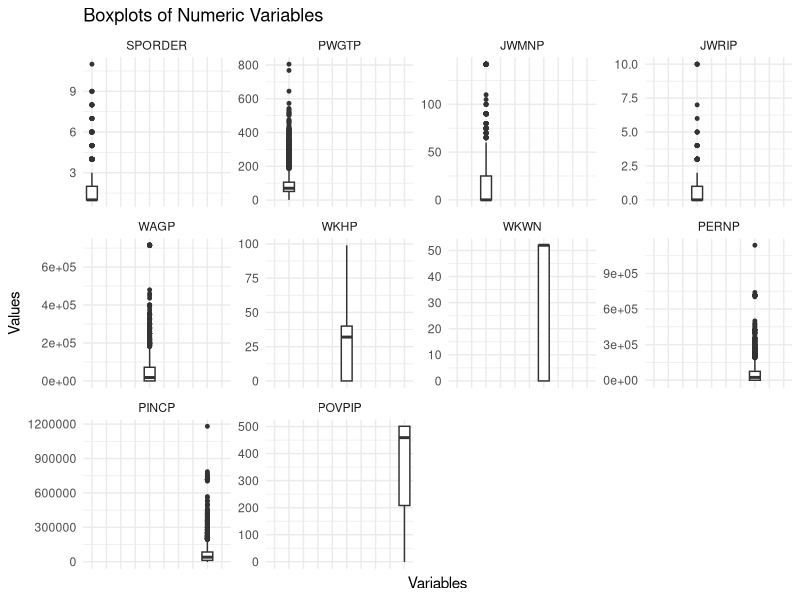
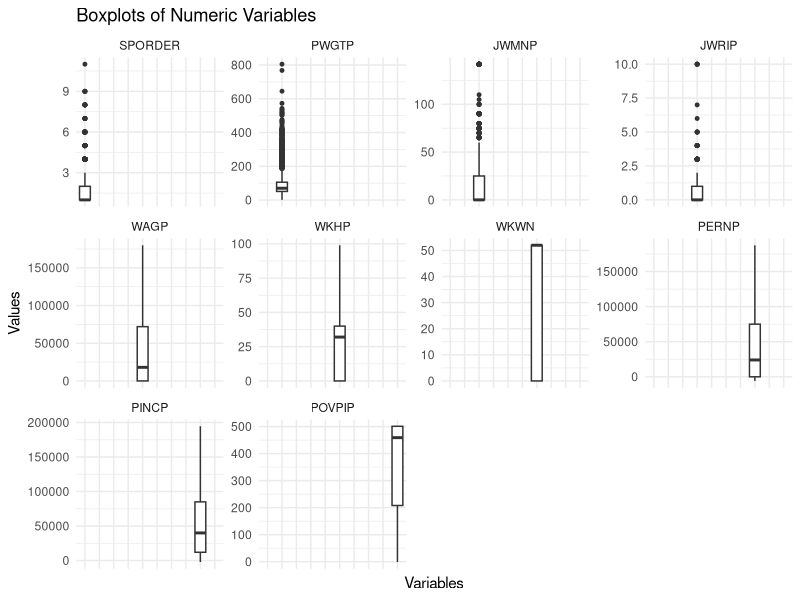
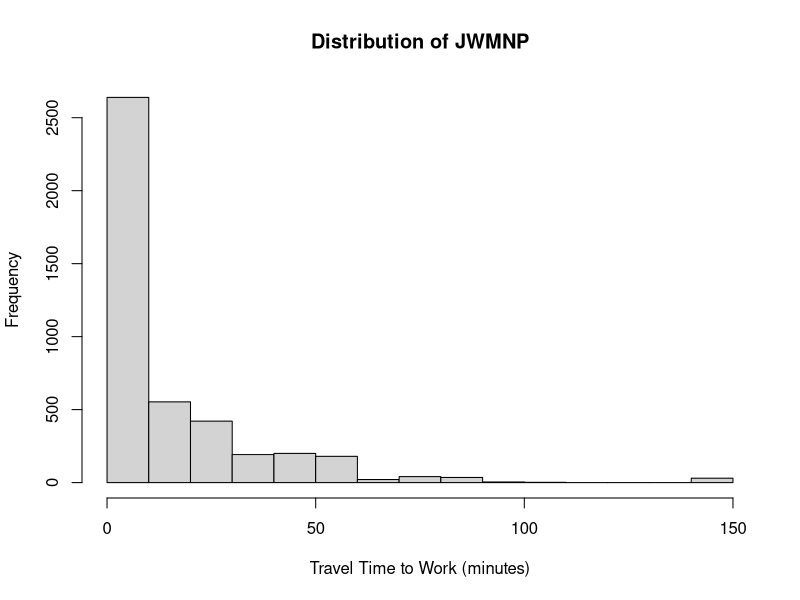
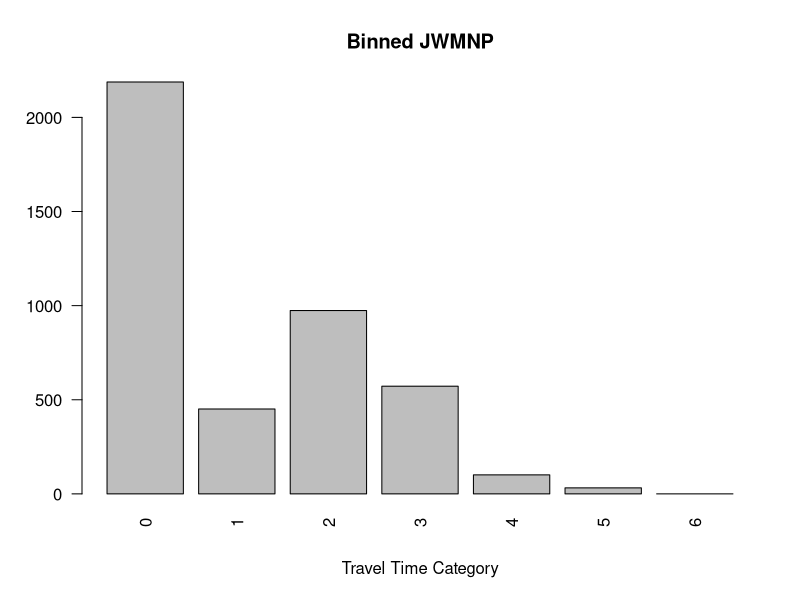
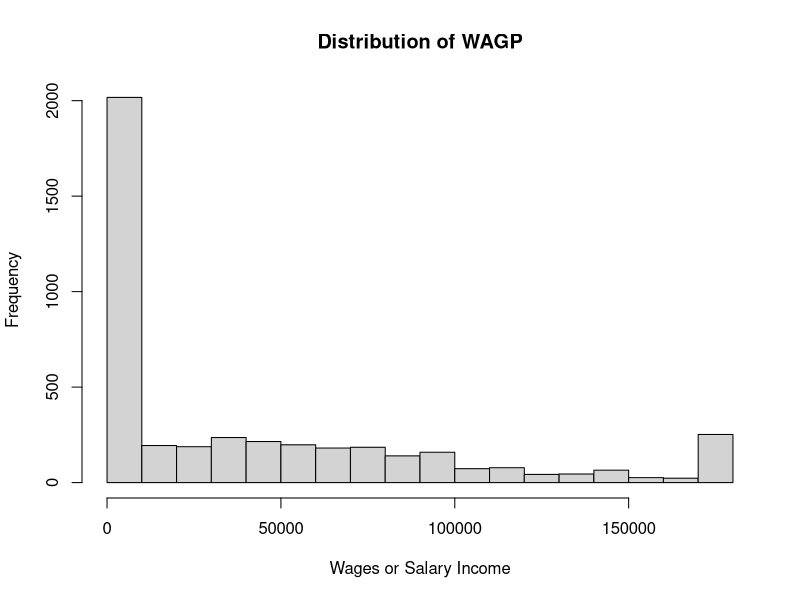
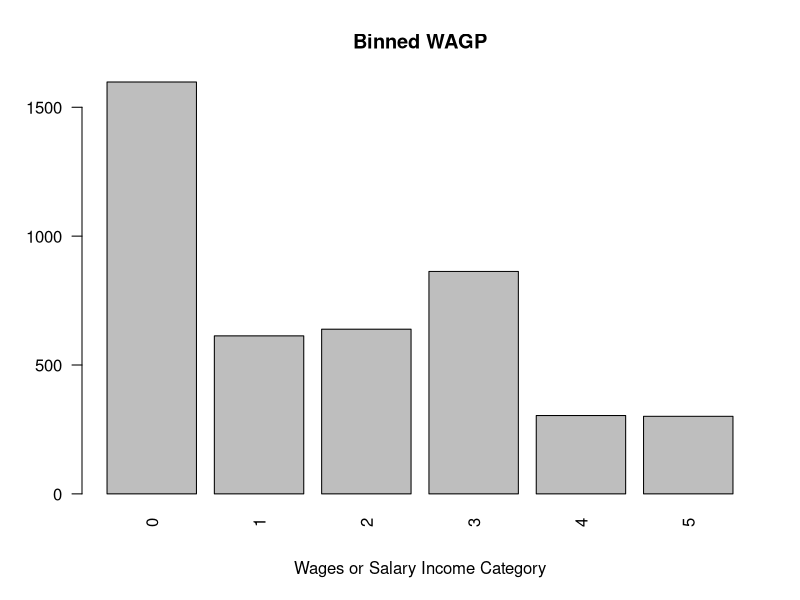
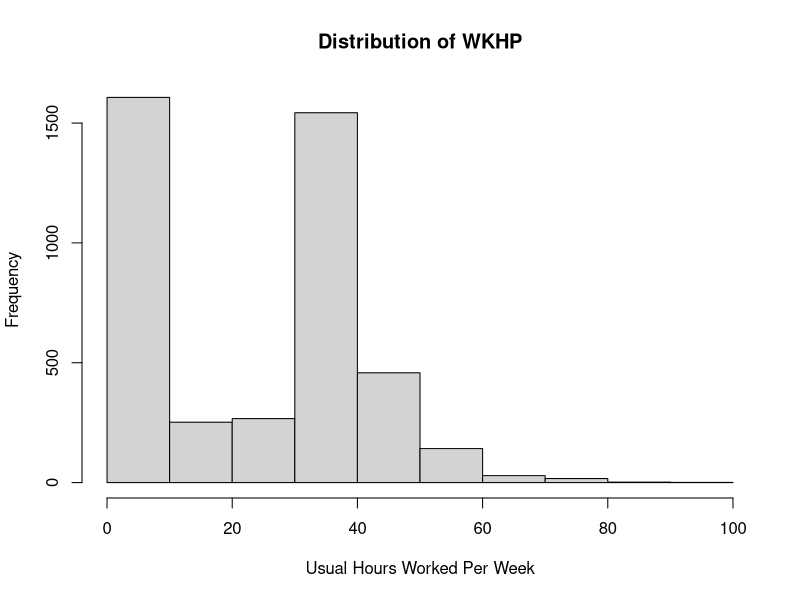
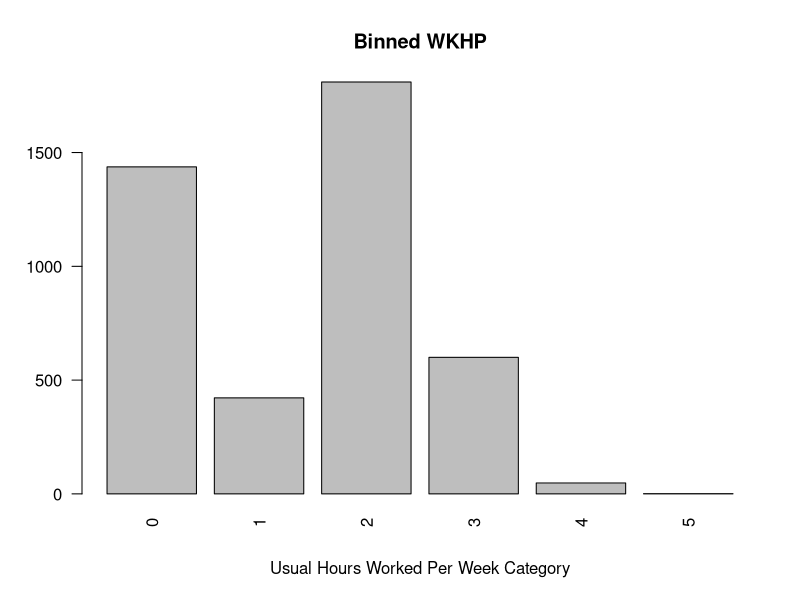

Source code (R) for these figures, in order:
# IMPORT LIBRARIES
install.packages("caret")
install.packages("reshape2")
install.packages("ggplot2")
install.packages("corrplot")
library(caret)
library(reshape2)
library(ggplot2)
library(corrplot)

# LOAD AND INSPECT DATA
# Load the dataset
df <- read.csv('project_data.csv')
# Check dimensions
dim(df)
head(df)

# Remove SERIALNO
df <- df[, !(names(df) %in% c("SERIALNO"))]

# Check for duplicate rows
cat("Number of duplicate rows:", nrow(df[duplicated(df), ]))

# HANDLING NA VALUES
# Check the number of missing values in each column
sapply(df, function(x) sum(is.na(x)))

# Remove the columns with more than 80% of missing values
drop_columns <- names(which(colMeans(is.na(df)) > 0.8))
drop_columns
df <- df[, !names(df) %in% drop_columns]
dim(df)

# Check the number of missing values in each column 
# after dropping columns with more than 80% of missing values
sapply(df, function(x) sum(is.na(x)))

# Mapping for NA imputation for every column containing NA values
impute_map <- list(
  COW = 0, POVPIP = -1, JWRIP = 0, ENG = 0, PERNP = 0, JWMNP = 0, 
  FER = 0, SCIENGRLP = 0, WKHP = 0, GCL = 0, SCIENGP = 0, MARHYP = -1,
  RC = -1, WKWN = 0, POWSP = 0, YOEP = -1, MARHD = 0, POWPUMA = 0, MARHM = 0, 
  PAOC = 0, MARHT = 0, OC = -1, MARHW = 0, MIL = 0, LANP = 0, JWDP = 0, 
  JWAP = 0, INDP = 0, FOD1P = 0, ESR = 0, NWAB = 0, NWAV = 0, DRIVESP = 0, 
  NWLA = 0, DECADE = 0, NWLK = 0, OCCP = 0, NWRE = 0, WRK = 0, JWTRNS = 0)

# Loop through each column and impute the specified value
for (col in names(impute_map)) {
  if (col %in% names(df)) {
    df[[col]][is.na(df[[col]])] <- impute_map[[col]]
  }
}

# Check the number of missing values in each column after imputation
sapply(df, function(x) sum(is.na(x)))

# DATA TYPES CORRECTION
# Check the current data type of each variable
sapply(df, class)

# Convert the columns in cols_to_factor to factors
cols_to_factor <- c("RT", "DIVISION", "PUMA", "REGION",
                   "STATE", "ADJINC", "CIT", "COW", "ENG",
                   "FER", "GCL", "HIMRKS", "HINS1", "HINS2", 
                   "HINS3", "HINS4", "HINS5", "HINS6", "HINS7", "JWTRNS", 
                   "LANX", "MAR", "MARHD", "MARHM", "MARHT", "MARHW", "MIG", 
                   "MIL", "NWAB", "NWAV", "NWLA", "NWLK", "NWRE", "SCH",
                   "SCHL", "SEX", "WRK", "ANC", "ANC1P", "ANC2P", "DECADE", 
                   "DRIVESP", "ESR", "FOD1P", "HICOV", "HISP", "INDP", "JWAP", 
                   "JWDP", "LANP", "MSP", "NATIVITY", "OC", "OCCP", "PAOC",
                   "POBP", "POWPUMA", "POWSP", "PRIVCOV", "PUBCOV", "QTRBIR",
                   "RAC1P", "RAC2P", "RAC3P", "RACAIAN", "RACASN", "RACBLK",
                   "RACNH", "RACNUM", "RACPI", "RACSOR", "RACWHT", "RC", "SCIENGP",
                   "SCIENGRLP", "WAOB", "Class")

df[cols_to_factor] <- lapply(df[cols_to_factor], as.factor)

# Convert integer variables in int_to_numeric to numeric
int_to_numeric <- sapply(df, is.integer)
df[int_to_numeric] <- lapply(df[int_to_numeric], as.numeric)

# Check the data type of each variable after conversion
sapply(df, class)

# REMOVING NEAR ZERO VARIANCE
# Check for near zero variance variables and drop them
low_var_col <- nearZeroVar(df, names = TRUE)
low_var_col
df <- df[, !(names(df) %in% low_var_col)]
dim(df)

# OUTLIERS HANDLING
# Save only numeric columns into numeric_columns
numeric_columns <- sapply(df, is.numeric)
# Convert data into long-format data
df_long <- melt(df[, numeric_columns])

# Visualize numeric data with boxplots
ggplot(df_long, aes(x = variable, y = value)) +
  geom_boxplot(outlier.size = 1) +
  facet_wrap(~ variable, scales = "free_y") +
  theme_minimal() +
  labs(x = "Variables", y = "Values", title = "Boxplots of Numeric Variables") +
  theme(axis.text.x = element_blank(), axis.ticks.x = element_blank())

# Check for outliers using IQR rule
for (col in names(df)[numeric_columns]) {
  Q1 <- quantile(df[[col]], 0.25, na.rm = TRUE)
  Q3 <- quantile(df[[col]], 0.75, na.rm = TRUE)
  IQR <- Q3 - Q1
  LB <- Q1 - 1.5 * IQR
  UB <- Q3 + 1.5 * IQR
  outliers <- df[[col]] < LB | df[[col]] > UB
  outlier_count <- sum(outliers, na.rm = TRUE)
  cat(paste("Column:", col, "- Outliers:", outlier_count, "\n"))
}

# Specify outlier columns we want to handle
outlier_cols_handle <- c("WAGP", "PERNP", "PINCP")

# Handle the outliers based on IQR (assign them to the lower or upper bound)
for (col in outlier_cols_handle) {
  Q1 <- quantile(df[[col]], 0.25, na.rm = TRUE)
  Q3 <- quantile(df[[col]], 0.75, na.rm = TRUE)
  IQR <- Q3 - Q1
  LB <- Q1 - 1.5 * IQR
  UB <- Q3 + 1.5 * IQR
  df[[col]][df[[col]] < LB] <- LB
  df[[col]][df[[col]] > UB] <- UB
}

# Visualize numeric data with boxplots after handling the outliers
df_long <- melt(df[, numeric_columns])

ggplot(df_long, aes(x = variable, y = value)) +
  geom_boxplot(outlier.size = 1) +
  facet_wrap(~ variable, scales = "free_y") +
  theme_minimal() +
  labs(x = "Variables", y = "Values", title = "Boxplots of Numeric Variables") +
  theme(axis.text.x = element_blank(), axis.ticks.x = element_blank())

# BINNING
# Inspect the numeric columns and bin if necessary
# For JWMNP
# Plot the pre-binned histogram
hist(df$JWMNP, 
     main = "Distribution of JWMNP", 
     xlab = "Travel Time to Work (minutes)")

# Bin the values
df$JWMNP <- ifelse(df$JWMNP == 0, 0, # Not a worker or worked from home
            ifelse(df$JWMNP >= 1 & df$JWMNP <= 10, 1, # Short commute
            ifelse(df$JWMNP > 10 & df$JWMNP <= 30, 2, # Moderate commute
            ifelse(df$JWMNP > 30 & df$JWMNP <= 60, 3, # Long commute 
            ifelse(df$JWMNP > 60 & df$JWMNP <= 100, 4, # Very long commute
            ifelse(df$JWMNP > 100 & df$JWMNP <= 200, 5, # Extended commute
            ifelse(df$JWMNP == 888, 6, NA))))))) # Suppressed data

# Convert to factor
df$JWMNP <- factor(df$JWMNP, 
                   levels = 0:6) 

# Plot barplot after binning
barplot(table(df$JWMNP), 
        main = "Binned JWMNP", 
        xlab = "Travel Time Category",
        las = 2)

# For WAGP
# Plot the pre-binned histogram
hist(df$WAGP, 
     main = "Distribution of WAGP", 
     xlab = "Wages or Salary Income")

# Bin the values
df$WAGP <- ifelse(df$WAGP == 0, 0, # No income
           ifelse(df$WAGP <= 20000, 1, # Low income
           ifelse(df$WAGP <= 50000, 2, # Lower-middle income
           ifelse(df$WAGP <= 100000, 3, # Middle income 
           ifelse(df$WAGP <= 150000, 4, 5))))) # Upper-middle income / High income

# Convert to factor
df$WAGP <- factor(df$WAGP, 
                   levels = 0:5) 

# Plot barplot after binning
barplot(table(df$WAGP), 
        main = "Binned WAGP", 
        xlab = "Wages or Salary Income Category",
        las = 2)

#For WKHP
# Plot the pre-binned histogram
hist(df$WKHP, 
     main = "Distribution of WKHP", 
     xlab = "Usual Hours Worked Per Week")

# Bin the values
df$WKHP <- ifelse(df$WKHP == 0, 0,  # Less than 16 years old/did not work during the past 12 months
           ifelse(df$WKHP >= 1 & df$WKHP <= 20, 1,  # Between 1 and 20 hours
           ifelse(df$WKHP > 20 & df$WKHP <= 40, 2,  # Between 20 and 40 hours
           ifelse(df$WKHP > 40 & df$WKHP <= 60, 3,  # Between 40 and 60 hours
           ifelse(df$WKHP > 60 & df$WKHP <= 98, 4,  # Between 60 and 98 hours
           ifelse(df$WKHP >= 99, 5, NA))))))  # 99 or more hours

# Convert to factor
df$WKHP <- factor(df$WKHP, 
                  levels = 0:5) 

# Plot barplot after binning
barplot(table(df$WKHP), 
        main = "Binned WKHP", 
        xlab = "Usual Hours Worked Per Week Category",
        las = 2)

#For WKWN
# Plot the pre-binned histogram
hist(df$WKWN, 
     main = "Distribution of WKWN", 
     xlab = "Weeks Worked")

# Bin the values
df$WKWN <- ifelse(df$WKWN == 0, 0,  # Less than 16 years old/did not work during the past 12 months
           ifelse(df$WKWN >= 1 & df$WKWN <= 13, 1,  # 1-13 weeks (1st quarter)
           ifelse(df$WKWN > 13 & df$WKWN <= 26, 2,  # 14-26 weeks (2nd quarter)
           ifelse(df$WKWN > 26 & df$WKWN <= 39, 3,  # 27-39 weeks (3rd quarter)
           ifelse(df$WKWN > 39 & df$WKWN <= 51, 4,  # 40-51 weeks (almost full year)
           ifelse(df$WKWN == 52, 5, NA))))))  # 52 weeks (full year)

# Convert to factor
df$WKWN <- factor(df$WKWN, 
                  levels = 0:5) 

# Plot barplot after binning
barplot(table(df$WKWN), 
        main = "Binned WKWN", 
        xlab = "Weeks Worked Category",
        las = 2)

#For PERNP
# Plot the pre-binned histogram
hist(df$PERNP, 
     main = "Distribution of PERNP", 
     xlab = "Total Person's Earnings")

# Bin the values
df$PERNP<- ifelse(df$PERNP == 0,0,  # No earnings
           ifelse(df$PERNP == -10000, 1,  # Significant loss
           ifelse(df$PERNP >= -9999 & df$PERNP <= -1, 2,  # Small losses
           ifelse(df$PERNP >= 1 & df$PERNP <= 10000, 3,  # Low earners
           ifelse(df$PERNP > 10000 & df$PERNP <= 50000, 4,  # Middle earners
           ifelse(df$PERNP > 50000 & df$PERNP <= 200000, 5,  # High earners
           ifelse(df$PERNP > 200000, 6, NA)))))))  # Very high earners

# Convert to factor
df$PERNP <- factor(df$PERNP,
                  levels = 0:6) 

# Plot barplot after binning
barplot(table(df$PERNP), 
        main = "Binned PERNP", 
        xlab = "Total Person's Earnings Category",
        las = 2)

#For PINCP
# Plot the pre-binned histogram
hist(df$PINCP, 
     main = "Distribution of PINCP", 
     xlab = "Total Person's Income")

# Bin the values
df$PINCP <- ifelse(df$PINCP == 0, 0,  # No income
            ifelse(df$PINCP == -19998, 1,  # Loss of $19,998 or more
            ifelse(df$PINCP >= -19997 & df$PINCP <= -1, 2,  # Losses between $1 and $19,997
            ifelse(df$PINCP >= 1 & df$PINCP <= 10000, 3,  # Low income
            ifelse(df$PINCP > 10000 & df$PINCP <= 50000, 4,  # Lower middle income
            ifelse(df$PINCP > 50000 & df$PINCP <= 100000, 5,  # Middle to upper middle income
            ifelse(df$PINCP > 100000 & df$PINCP <= 4209995, 6, NA))))))) # High income

# Convert to factor
df$PINCP <- factor(df$PINCP,
                   levels = 0:6) 

# Plot barplot after binning
barplot(table(df$PINCP), 
        main = "Binned PINCP", 
        xlab = "Total Person's Income Category",
        las = 2)

#For POVPIP
# Plot the pre-binned histogram
hist(df$POVPIP, 
     main = "Distribution of POVPIP", 
     xlab = "Income-to-Poverty Ratio")

# Bin the values
df$POVPIP <- ifelse(df$POVPIP == -1, 0,  # Under 15 years
             ifelse(df$POVPIP >= 0 & df$POVPIP <= 99, 1,  # 0 to 99% of the poverty level
             ifelse(df$POVPIP >= 100 & df$POVPIP <= 199, 2,  # 100 to 199% of the poverty level
             ifelse(df$POVPIP >= 200 & df$POVPIP <= 299, 3,  # 200 to 299% of the poverty level
             ifelse(df$POVPIP >= 300 & df$POVPIP <= 399, 4,  # 300 to 399% of the poverty level
             ifelse(df$POVPIP >= 400 & df$POVPIP <= 500, 5,  # 400 to 500% of the poverty level
             ifelse(df$POVPIP == 501, 6, NA)))))))  # 501% or more of the poverty level

# Convert to factor
df$POVPIP <- factor(df$POVPIP,
                   levels = 0:6) 

# Plot barplot after binning
barplot(table(df$POVPIP), 
        main = "Binned POVPIP", 
        xlab = "Income-to-Poverty Ratio Category",
        las = 2)

# CLASS DISTRIBUTION
# Check how the classes are distributed
table(df$Class)
# Check how the classes are distributed (% wise)
prop.table(table(df$Class))

# Visualize class distribution
ggplot(df, aes(x = Class, fill = Class)) +
  geom_bar() +
  scale_fill_manual(values = c("steelblue", "orange")) +
  theme_minimal() +
  labs(title = "Class Distribution", x = "Class", y = "Count") +
  theme(legend.title = element_blank())

# COLLINEARITY
# Select only numeric columns
numeric_columns <- sapply(df, is.numeric)
numeric_df <- df[, numeric_columns]

# Compute correlation matrix
corr <- cor(numeric_df)

# Visualize correlations
corrplot(corr, method = "color", type = "upper", tl.cex = 0.7)

# Find highly correlated features (cutoff 0.7)
highCorr <- findCorrelation(corr, cutoff = 0.7, names = TRUE)
cat("Highly Correlated Features:", highCorr, "\n")

# SAVE PREPROCESSED DATASET
write.csv(df, "preprocessed_data.csv", row.names = FALSE)
